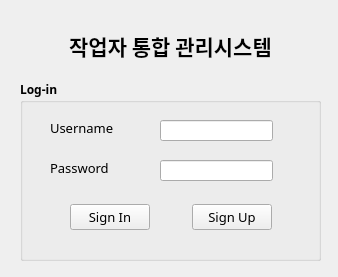
<?xml version="1.0" encoding="UTF-8"?>
<ui version="4.0">
 <class>Form</class>
 <widget class="QWidget" name="Form">
  <property name="geometry">
   <rect>
    <x>0</x>
    <y>0</y>
    <width>338</width>
    <height>277</height>
   </rect>
  </property>
  <property name="sizePolicy">
   <sizepolicy hsizetype="Fixed" vsizetype="Fixed">
    <horstretch>0</horstretch>
    <verstretch>0</verstretch>
   </sizepolicy>
  </property>
  <property name="windowTitle">
   <string>Form</string>
  </property>
  <widget class="QFrame" name="frame_8">
   <property name="geometry">
    <rect>
     <x>10</x>
     <y>10</y>
     <width>321</width>
     <height>261</height>
    </rect>
   </property>
   <property name="frameShape">
    <enum>QFrame::NoFrame</enum>
   </property>
   <property name="frameShadow">
    <enum>QFrame::Plain</enum>
   </property>
   <property name="lineWidth">
    <number>19</number>
   </property>
   <property name="midLineWidth">
    <number>0</number>
   </property>
   <widget class="QLabel" name="MainLabel">
    <property name="geometry">
     <rect>
      <x>30</x>
      <y>10</y>
      <width>261</width>
      <height>51</height>
     </rect>
    </property>
    <property name="font">
     <font>
      <family>나눔스퀘어라운드 ExtraBold</family>
      <pointsize>16</pointsize>
      <weight>75</weight>
      <bold>true</bold>
     </font>
    </property>
    <property name="text">
     <string>작업자 통합 관리시스템</string>
    </property>
    <property name="textFormat">
     <enum>Qt::PlainText</enum>
    </property>
    <property name="alignment">
     <set>Qt::AlignCenter</set>
    </property>
   </widget>
   <widget class="QGroupBox" name="LogInBox">
    <property name="geometry">
     <rect>
      <x>10</x>
      <y>70</y>
      <width>301</width>
      <height>181</height>
     </rect>
    </property>
    <property name="font">
     <font>
      <family>나눔스퀘어 Bold</family>
      <weight>75</weight>
      <bold>true</bold>
     </font>
    </property>
    <property name="title">
     <string>Log-in</string>
    </property>
    <widget class="QWidget" name="layoutWidget_2">
     <property name="geometry">
      <rect>
       <x>50</x>
       <y>120</y>
       <width>202</width>
       <height>34</height>
      </rect>
     </property>
     <layout class="QHBoxLayout" name="Button">
      <item>
       <widget class="QPushButton" name="SignIn">
        <property name="font">
         <font>
          <family>나눔스퀘어 Bold</family>
          <pointsize>10</pointsize>
          <weight>50</weight>
          <bold>false</bold>
         </font>
        </property>
        <property name="text">
         <string>Sign In</string>
        </property>
       </widget>
      </item>
      <item>
       <spacer name="horizontalSpacer">
        <property name="orientation">
         <enum>Qt::Horizontal</enum>
        </property>
        <property name="sizeHint" stdset="0">
         <size>
          <width>40</width>
          <height>20</height>
         </size>
        </property>
       </spacer>
      </item>
      <item>
       <widget class="QPushButton" name="SignUp">
        <property name="font">
         <font>
          <family>나눔스퀘어 Bold</family>
          <pointsize>10</pointsize>
          <weight>50</weight>
          <bold>false</bold>
         </font>
        </property>
        <property name="text">
         <string>Sign Up</string>
        </property>
       </widget>
      </item>
     </layout>
    </widget>
    <widget class="QLabel" name="Password">
     <property name="geometry">
      <rect>
       <x>30</x>
       <y>80</y>
       <width>81</width>
       <height>16</height>
      </rect>
     </property>
     <property name="font">
      <font>
       <family>나눔스퀘어 Bold</family>
       <pointsize>10</pointsize>
       <weight>50</weight>
       <bold>false</bold>
      </font>
     </property>
     <property name="text">
      <string>Password</string>
     </property>
    </widget>
    <widget class="QLineEdit" name="PasswordText">
     <property name="geometry">
      <rect>
       <x>140</x>
       <y>80</y>
       <width>113</width>
       <height>21</height>
      </rect>
     </property>
    </widget>
    <widget class="QLineEdit" name="UsernameText">
     <property name="geometry">
      <rect>
       <x>140</x>
       <y>40</y>
       <width>113</width>
       <height>21</height>
      </rect>
     </property>
    </widget>
    <widget class="QLabel" name="Username">
     <property name="geometry">
      <rect>
       <x>30</x>
       <y>40</y>
       <width>81</width>
       <height>16</height>
      </rect>
     </property>
     <property name="font">
      <font>
       <family>나눔스퀘어 Bold</family>
       <pointsize>10</pointsize>
       <weight>50</weight>
       <bold>false</bold>
      </font>
     </property>
     <property name="text">
      <string>Username</string>
     </property>
    </widget>
   </widget>
  </widget>
 </widget>
 <tabstops>
  <tabstop>UsernameText</tabstop>
  <tabstop>PasswordText</tabstop>
  <tabstop>SignIn</tabstop>
  <tabstop>SignUp</tabstop>
 </tabstops>
 <resources/>
 <connections/>
</ui>
